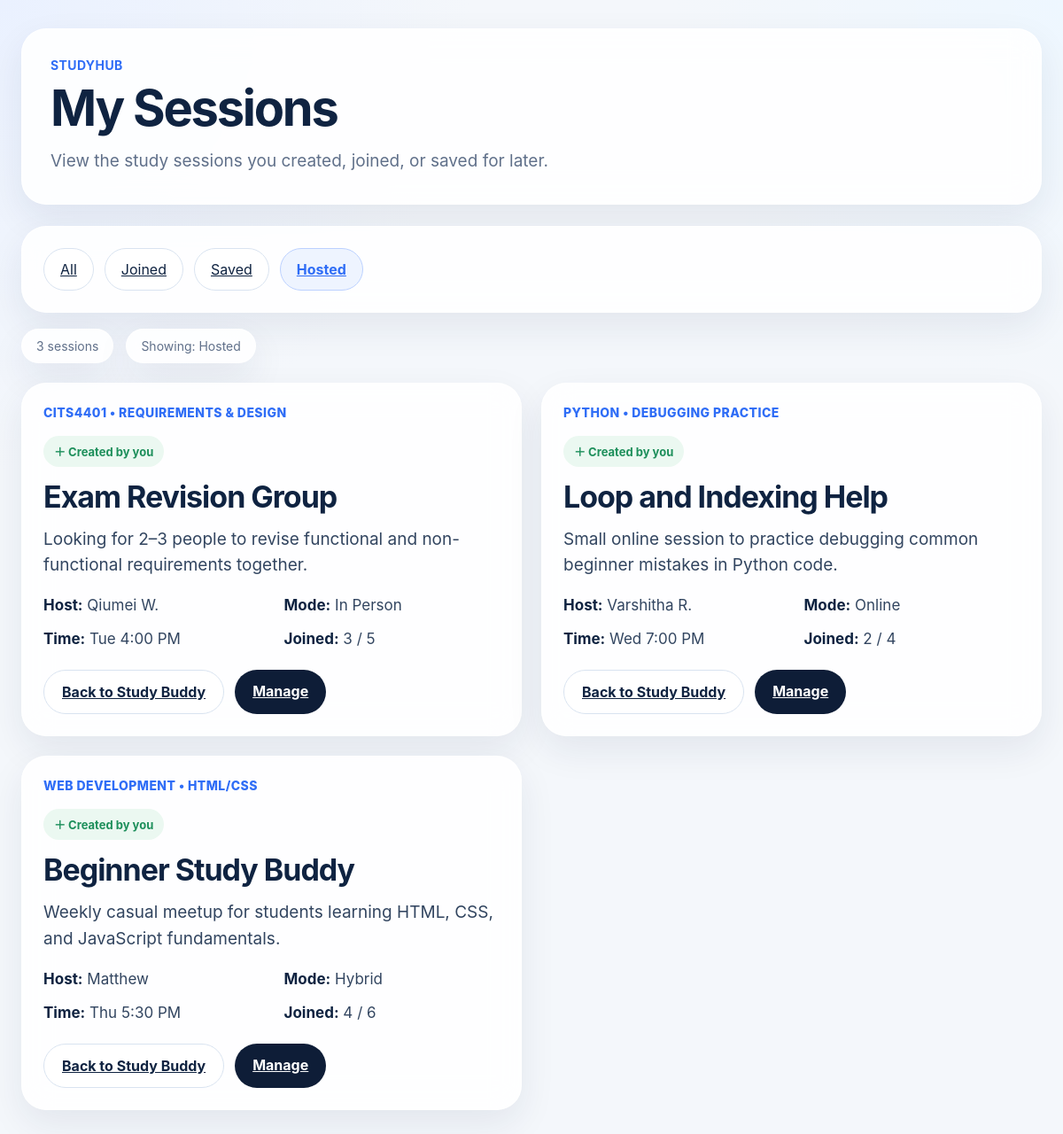
The app's page /my-sessions?view=hosted with its own data.
### app.py (models this page shows)
class StudySession(db.Model):
    id = db.Column(db.Integer, primary_key=True)
    unit_code = db.Column(db.String(120), nullable=False)
    topic = db.Column(db.String(150), nullable=False)
    description = db.Column(db.Text, nullable=False)
    host_name = db.Column(db.String(100), nullable=False)
    day = db.Column(db.String(10), nullable=False)
    time = db.Column(db.String(50), nullable=False)
    mode = db.Column(db.String(20), nullable=False)
    capacity = db.Column(db.Integer, nullable=False)
    joined_count = db.Column(db.Integer, default=1)
    host_id = db.Column(db.Integer, db.ForeignKey("user.id"), nullable=False)

### app.py (the view, shortened to what this page needs)
@app.route("/my-sessions")
def my_sessions():
    current_user = get_current_user()
    view = request.args.get("view", "all")
    if view == "joined":
        sessions = current_user.joined
    elif view == "saved":
        sessions = current_user.saved
    elif view == "hosted":
        sessions = current_user.hosted_sessions
    return render_template(
        "my_sessions.html",
        sessions=sessions,
        current_view=view
    )

### app.py (called while the page is built)
def get_current_user():
    user = User.query.get(1)
    if not user:
        user = User(id=1, username="Meryl")
        db.session.add(user)
        db.session.commit()
    return user

### app/templates/my_sessions.html (shortened to what this page needs)
{% extends "base.html" %}
{% block content %}
<div class="app-shell">
  <header class="hero">
    <div class="hero__content">
      <p class="hero__eyebrow">StudyHub</p>
      <h1 class="hero__title">My Sessions</h1>
      <p class="hero__subtitle">
        View the study sessions you created, joined, or saved for later.
      </p>
    </div>
  </header>
  <main class="main-content">
    <section class="toolbar-card">
      <div class="toolbar-row">
        <div class="mode-tabs">
          <a href="{{ url_for('my_sessions', view='all') }}"
             class="tab-btn {% if current_view == 'all' %}active{% endif %}">
            All
          </a>
          <a href="{{ url_for('my_sessions', view='joined') }}"
             class="tab-btn {% if current_view == 'joined' %}active{% endif %}">
            Joined
          </a>
          <a href="{{ url_for('my_sessions', view='saved') }}"
             class="tab-btn {% if current_view == 'saved' %}active{% endif %}">
            Saved
          </a>
          <a href="{{ url_for('my_sessions', view='hosted') }}"
             class="tab-btn {% if current_view == 'hosted' %}active{% endif %}">
            Hosted
          </a>
        </div>
      </div>
    </section>
    <section class="summary-row">
      <div class="summary-pill">
        {{ sessions|length }} session{% if sessions|length != 1 %}s{% endif %}
      </div>
      <div class="summary-pill">
        Showing: {{ current_view|capitalize }}
      </div>
    </section>
    <section class="session-grid">
      {% if sessions %}
        {% for session in sessions %}
          <article class="session-card">
            <div>
              <p class="session-card__tag">{{ session.unit_code }}</p>
              {% if current_view == 'joined' %}
                <div class="session-card__badge session-card__badge--joined">✓ Joined by you</div>
              {% elif current_view == 'saved' %}
                <div class="session-card__badge session-card__badge--joined">★ Saved session</div>
              {% elif current_view == 'hosted' %}
                <div class="session-card__badge session-card__badge--joined">＋ Created by you</div>
              {% endif %}
              <h3 class="session-card__title">{{ session.topic }}</h3>
              <p class="session-card__desc">{{ session.description }}</p>
              <div class="meta-grid">
                <div class="meta-item"><strong>Host:</strong> {{ session.host_name }}</div>
                <div class="meta-item"><strong>Mode:</strong> {{ session.mode|replace('-', ' ')|title }}</div>
                <div class="meta-item"><strong>Time:</strong> {{ session.day }} {{ session.time }}</div>
                <div class="meta-item"><strong>Joined:</strong> {{ session.joined_count }} / {{ session.capacity }}</div>
              </div>
            </div>
            <div class="card-actions">
              <a href="{{ url_for('studybuddy') }}" class="btn btn--light">Back to Study Buddy</a>
              {% if current_view == 'joined' %}
                <form action="{{ url_for('leave_session', session_id=session.id) }}" method="post">
                  <button type="submit" class="btn btn--leave">Leave Session</button>
                </form>
              {% elif current_view == 'saved' %}
                <form action="{{ url_for('unsave_session', session_id=session.id) }}" method="post">
                  <button type="submit" class="btn btn--leave">Remove Saved</button>
                </form>
              {% elif current_view == 'hosted' %}
                <a href="{{ url_for('studybuddy') }}" class="btn btn--dark">Manage</a>
              {% else %}
                <a href="{{ url_for('studybuddy') }}" class="btn btn--dark">View Session</a>
              {% endif %}
            </div>
          </article>
        {% endfor %}
      {% else %}
        <div class="empty-state">
          <h3>No sessions found</h3>
          <p>You do not have any sessions in this category yet.</p>
        </div>
      {% endif %}
    </section>
  </main>
</div>
{% endblock %}

### app/static/css/studybuddy.css (style rules this page uses)
:root { --bg: #f4f7fb; --surface: rgba(255, 255, 255, 0.88); --surface-strong: #ffffff; --border: #d9e3f0; --text: #0f2341; --muted: #60708a; --primary: #2f6df6; --primary-soft: #eef4ff; --dark: #0e1d37; --success: #1d8f5b; --success-soft: #ebf8f1; --warning: #a86b12; --warning-soft: #fff6e8; --danger: #c84a4a; --danger-soft: #fff1f1; --shadow: 0 16px 40px rgba(20, 43, 80, 0.08); --radius-xl: 28px; --radius-lg: 22px; --radius-md: 16px; --radius-pill: 999px; }
* { box-sizing: border-box; }
html, body { margin: 0; padding: 0; font-family: Inter, system-ui, -apple-system, BlinkMacSystemFont, "Segoe UI", sans-serif; background: radial-gradient(circle at top left, #eaf1ff 0%, transparent 30%), radial-gradient(circle at top right, #eef7ff 0%, transparent 25%), var(--bg); color: var(--text); }
.app-shell { max-width: 1480px; margin: 0 auto; padding: 32px 24px 48px; }
.hero { display: flex; justify-content: space-between; align-items: flex-end; gap: 24px; padding: 32px; background: var(--surface); border: 1px solid rgba(255, 255, 255, 0.8); backdrop-filter: blur(16px); box-shadow: var(--shadow); border-radius: var(--radius-xl); }
.hero__eyebrow { margin: 0 0 12px; color: var(--primary); font-weight: 700; letter-spacing: 0.03em; text-transform: uppercase; font-size: 14px; }
.hero__title { margin: 0; font-size: 56px; line-height: 1.02; letter-spacing: -0.04em; }
.hero__subtitle { margin: 16px 0 0; max-width: 760px; color: var(--muted); font-size: 19px; line-height: 1.6; }
.main-content { margin-top: 24px; }
.toolbar-card, .session-card, .summary-pill, .side-panel { background: var(--surface); border: 1px solid rgba(255, 255, 255, 0.8); backdrop-filter: blur(16px); box-shadow: var(--shadow); }
.toolbar-card { border-radius: var(--radius-xl); padding: 24px; }
.toolbar-row { display: flex; justify-content: space-between; gap: 18px; align-items: center; flex-wrap: wrap; }
.mode-tabs { display: flex; gap: 12px; flex-wrap: wrap; }
.tab-btn { border: 1px solid var(--border); background: rgba(255, 255, 255, 0.9); color: var(--text); padding: 13px 18px; border-radius: var(--radius-pill); transition: 0.2s ease; }
.tab-btn.active { color: var(--primary); background: var(--primary-soft); border-color: #bcd1ff; font-weight: 700; }
.summary-row { display: flex; gap: 14px; flex-wrap: wrap; margin: 18px 0 22px; }
.summary-pill { border-radius: var(--radius-pill); padding: 10px 16px; font-size: 14px; color: var(--muted); }
.session-grid { display: grid; grid-template-columns: repeat(2, minmax(0, 1fr)); gap: 22px; }
.session-card { border-radius: var(--radius-xl); padding: 24px; display: flex; flex-direction: column; justify-content: space-between; min-height: 325px; transition: transform 0.2s ease, box-shadow 0.2s ease; }
.session-card__tag { margin: 0 0 18px; color: var(--primary); font-size: 14px; font-weight: 800; letter-spacing: 0.03em; text-transform: uppercase; }
.session-card__badge { display: inline-flex; align-items: center; gap: 8px; margin-bottom: 14px; padding: 8px 12px; border-radius: var(--radius-pill); font-size: 13px; font-weight: 700; }
.session-card__badge--joined { background: var(--success-soft); color: var(--success); }
.session-card__title { margin: 0 0 14px; font-size: 34px; line-height: 1.15; letter-spacing: -0.03em; }
.session-card__desc { margin: 0 0 20px; color: #324560; font-size: 19px; line-height: 1.55; }
.meta-grid { display: grid; grid-template-columns: repeat(2, minmax(0, 1fr)); gap: 14px 28px; margin-bottom: 22px; }
.meta-item { color: #324560; font-size: 17px; line-height: 1.4; }
.meta-item strong { color: var(--text); }
.card-actions { display: flex; gap: 12px; flex-wrap: wrap; }
.btn { border: none; border-radius: var(--radius-pill); padding: 14px 20px; font-weight: 700; transition: 0.2s ease; }
.btn--dark { background: var(--dark); color: #fff; }
.btn--light { background: rgba(255, 255, 255, 0.95); border: 1px solid var(--border); color: var(--text); }

### records on screen
StudySession: unit_code "CITS4401 • REQUIREMENTS & DESIGN", topic "Exam Revision Group", description "Looking for 2–3 people to revise functional and non-functional requirements together.", host_name "Qiumei W.", mode "In Person", day "Tue", time "4:00 PM", joined_count "3", capacity "5"
StudySession: unit_code "PYTHON • DEBUGGING PRACTICE", topic "Loop and Indexing Help", description "Small online session to practice debugging common beginner mistakes in Python code.", host_name "Varshitha R.", mode "Online", day "Wed", time "7:00 PM", joined_count "2", capacity "4"
StudySession: unit_code "WEB DEVELOPMENT • HTML/CSS", topic "Beginner Study Buddy", description "Weekly casual meetup for students learning HTML, CSS, and JavaScript fundamentals.", host_name "Matthew", mode "Hybrid", day "Thu", time "5:30 PM", joined_count "4", capacity "6"

### other values on screen
{{ sessions|length }} "3"
{{ current_view|capitalize }} "Hosted"
